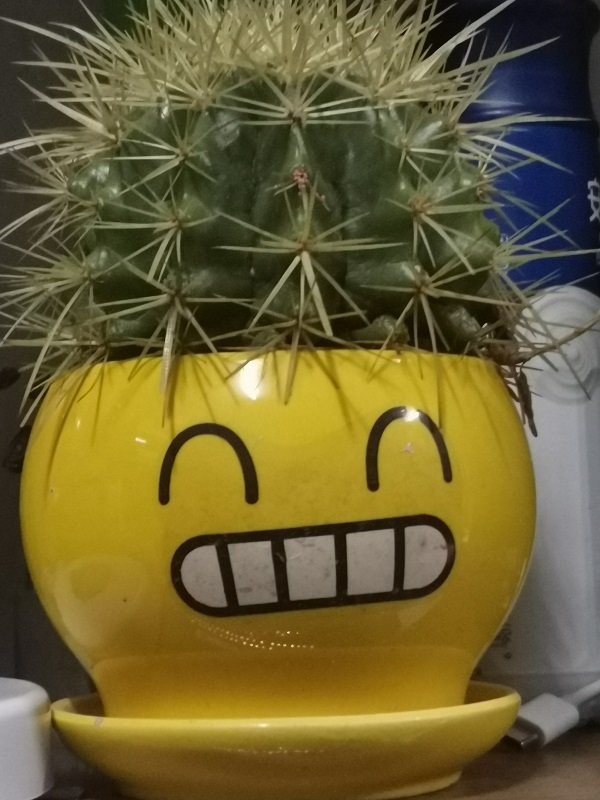
//> input picture Resources/smile.jpg, 600 x 800 px
$ ./实验二   (built with g++ and OpenCV 4)
//> lines starting //> are read from the running program, lines starting //| are printed output that depends on the picture
#include<opencv2/highgui.hpp>
#include<opencv2/imgproc.hpp>
#include<opencv2/imgcodecs.hpp>
#include<iostream>
#include<algorithm>
#include<stack>
using namespace cv;
using namespace std;
string path;
Mat img, img_gray, img_median_filter,img_average_filter;
enum class TemplateSize
{
	P3_3 = 9,
	P5_5 =25,
};

void median_filter(Mat imgScr,Mat dst);
void average_filter(Mat imgScr, Mat dst);
int main()
{
	path = "Resources/smile.jpg";
	img = imread(path);
//> img is the input picture: 800 rows x 600 cols, CV_8UC3; mean B, G, R 50.6, 96.9, 108.1
	cvtColor(img, img_gray,COLOR_BGR2GRAY);
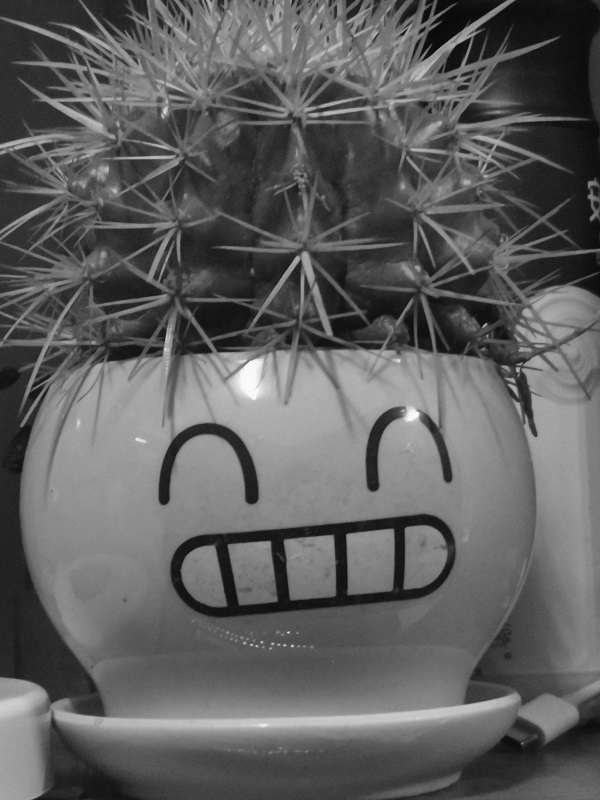
//> img_gray: 800 rows x 600 cols, CV_8UC1; min 3, max 253, mean 95
	median_filter(img_gray, img_median_filter);
	average_filter(img_gray, img_average_filter);
	return 0;
}

void median_filter(Mat imgScr, Mat dst)
{
	imgScr.copyTo(dst);

	cout << "rows:" << imgScr.rows << endl;
//| rows:800
	cout << "cols:" << imgScr.cols << endl;
//| cols:600
	cout << (int)imgScr.at<uchar>(imgScr.rows-1, imgScr.cols-1) << endl;
//| 99
	for (int i = 1; i < imgScr.rows-1; i++)
	{
		for (int j = 1; j < imgScr.cols-1; j++)
		{
			vector<int>t =
			{
				(int)imgScr.at<uchar>(i - 1,j - 1),(int)imgScr.at<uchar>(i + 0,j - 1),(int)imgScr.at<uchar>(i + 1,j - 1),
				(int)imgScr.at<uchar>(i - 1,j + 0),(int)imgScr.at<uchar>(i + 0,j + 0),(int)imgScr.at<uchar>(i + 1,j + 0),
				(int)imgScr.at<uchar>(i - 1,j + 1),(int)imgScr.at<uchar>(i + 0,j + 1),(int)imgScr.at<uchar>(i + 1,j + 1)
			};
			sort(t.begin(), t.end());
			dst.at<uchar>(i, j) = (uchar)t[4];
		}
	}

}
void average_filter(Mat imgScr, Mat dst)
{
	imgScr.copyTo(dst);

	cout << "rows:" << imgScr.rows << endl;
//| rows:800
	cout << "cols:" << imgScr.cols << endl;
//| cols:600
	cout << (int)imgScr.at<uchar>(imgScr.rows - 1, imgScr.cols - 1) << endl;
//| 99
	for (int i = 1; i < imgScr.rows - 1; i++)
	{
		for (int j = 1; j < imgScr.cols - 1; j++)
		{

			int sum =
				(int)imgScr.at<uchar>(i - 1, j - 1) + (int)imgScr.at<uchar>(i + 0, j - 1) + (int)imgScr.at<uchar>(i + 1, j - 1) +
				(int)imgScr.at<uchar>(i - 1, j + 0) + (int)imgScr.at<uchar>(i + 0, j + 0) + (int)imgScr.at<uchar>(i + 1, j + 0) +
				(int)imgScr.at<uchar>(i - 1, j + 1) + (int)imgScr.at<uchar>(i + 0, j + 1) + (int)imgScr.at<uchar>(i + 1, j + 1)
				;

			dst.at<uchar>(i, j) = (uchar)sum/9;
		}
	}
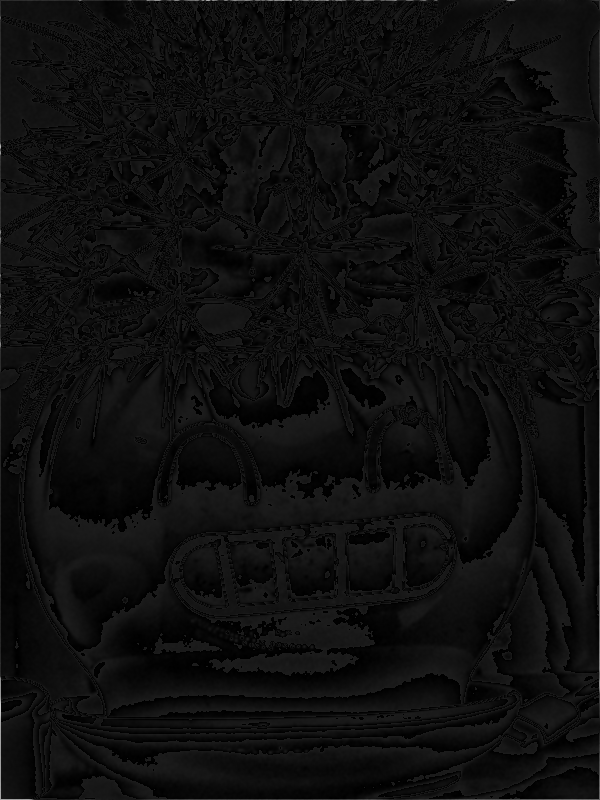
//> dst: 800 rows x 600 cols, CV_8UC1; min 0, max 206, mean 14.2


	for (int s = -(int)TemplateSize::P3_3/2; s <= (int)TemplateSize::P3_3/2; s++)
	{
		for (int e = -(int)TemplateSize::P3_3 / 2; e <= (int)TemplateSize::P3_3; e++)
		{
//> (the run ends here: the program needs code that is not available in this run, at `sum += (int)imgScr.at<uchar>(i+s, j + e);`)

$ run again, with Resources/7.jpg copied over Resources/smile.jpg
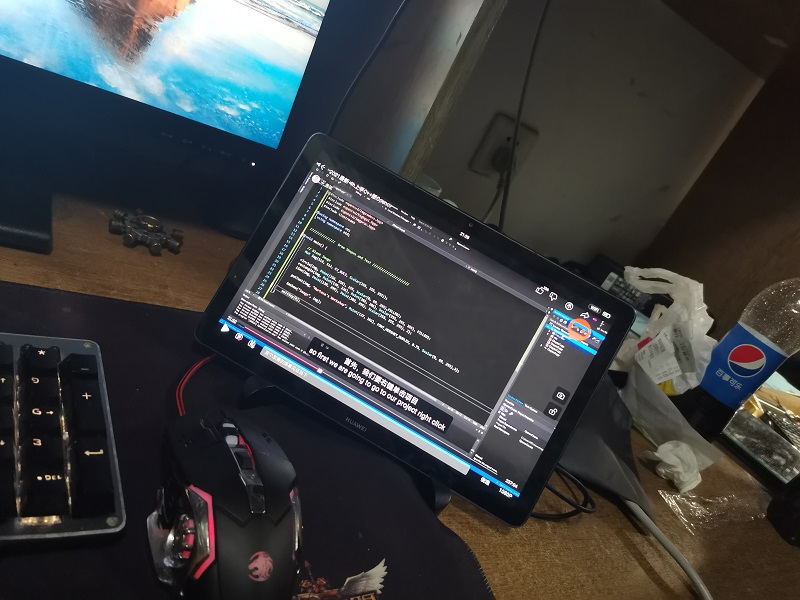
//> input picture Resources/7.jpg, 800 x 600 px
//> img is the input picture: 600 rows x 800 cols, CV_8UC3; mean B, G, R 62, 61.1, 59.3
//> in main, `cvtColor(img, img_gray,COLOR_BGR2GRAY);`:
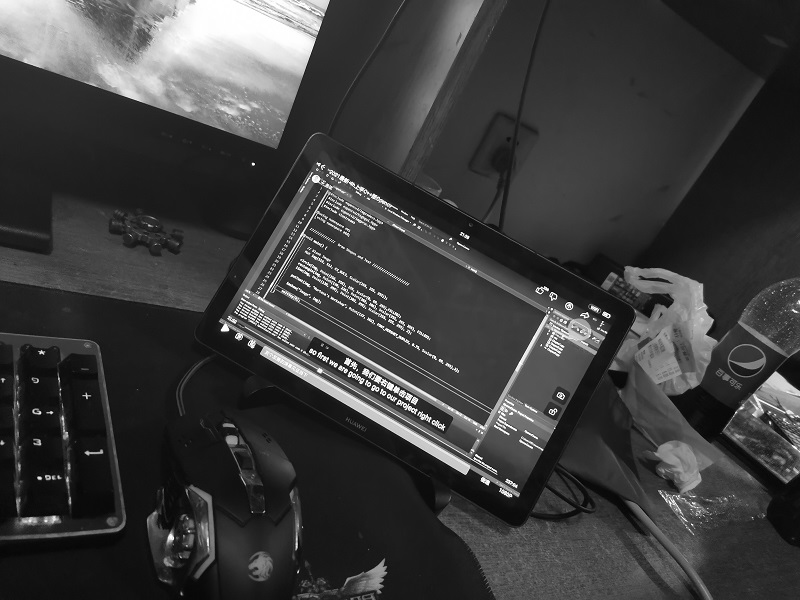
//> img_gray: 600 rows x 800 cols, CV_8UC1; min 0, max 255, mean 60.7
//| rows:600
//| cols:800
//| 42
//| rows:600
//| cols:800
//| 42
//> after the loop in average_filter, `for (int i = 1; i < imgScr.rows - 1; i++)`:
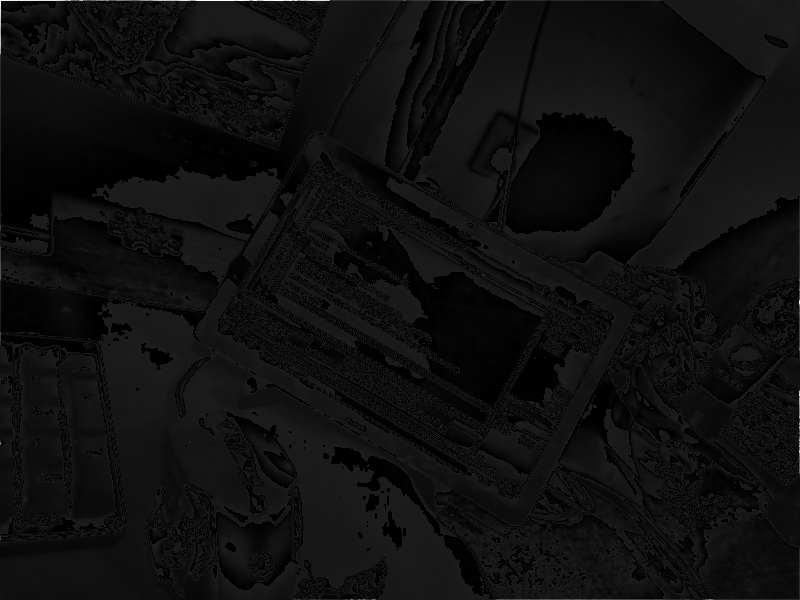
//> dst: 600 rows x 800 cols, CV_8UC1; min 0, max 255, mean 15.2

$ run again, with Resources/cards.jpg copied over Resources/smile.jpg
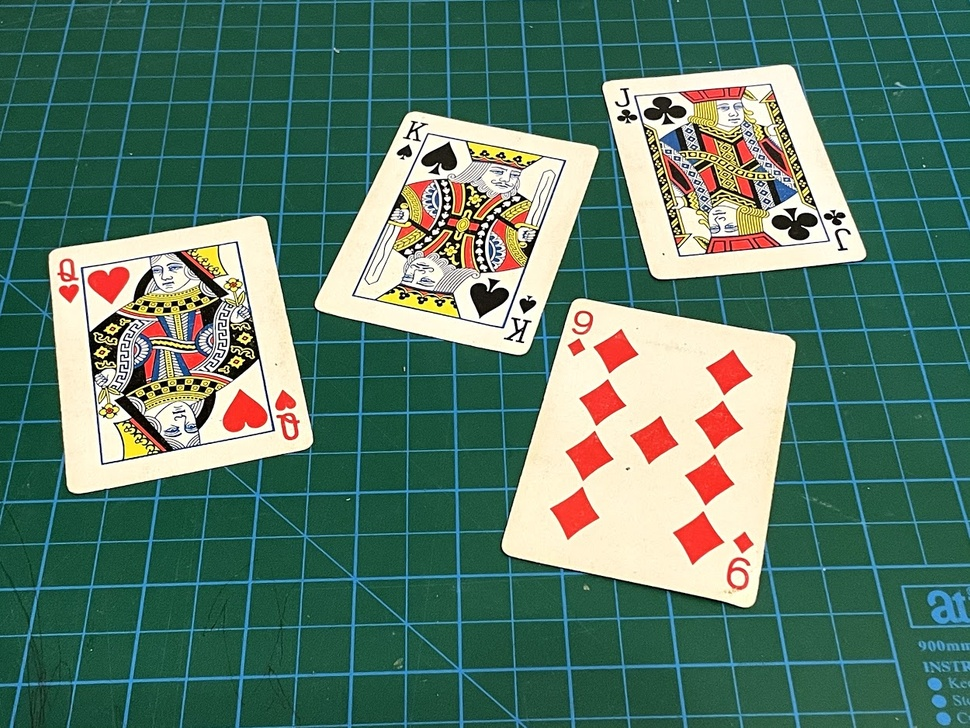
//> input picture Resources/cards.jpg, 970 x 728 px, shrunk from 1250 x 938 before the run
//> img is the input picture: 728 rows x 970 cols, CV_8UC3; mean B, G, R 104.7, 121.2, 88.9
//> in main, `cvtColor(img, img_gray,COLOR_BGR2GRAY);`:
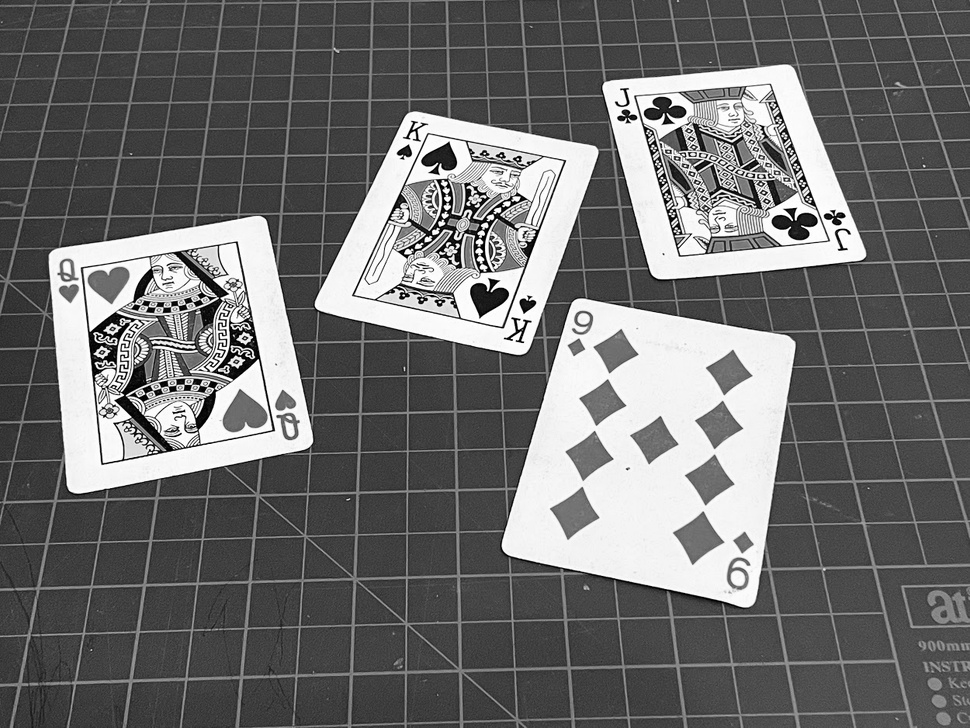
//> img_gray: 728 rows x 970 cols, CV_8UC1; min 0, max 255, mean 109.7
//| rows:728
//| cols:970
//| 84
//| rows:728
//| cols:970
//| 84
//> after the loop in average_filter, `for (int i = 1; i < imgScr.rows - 1; i++)`:
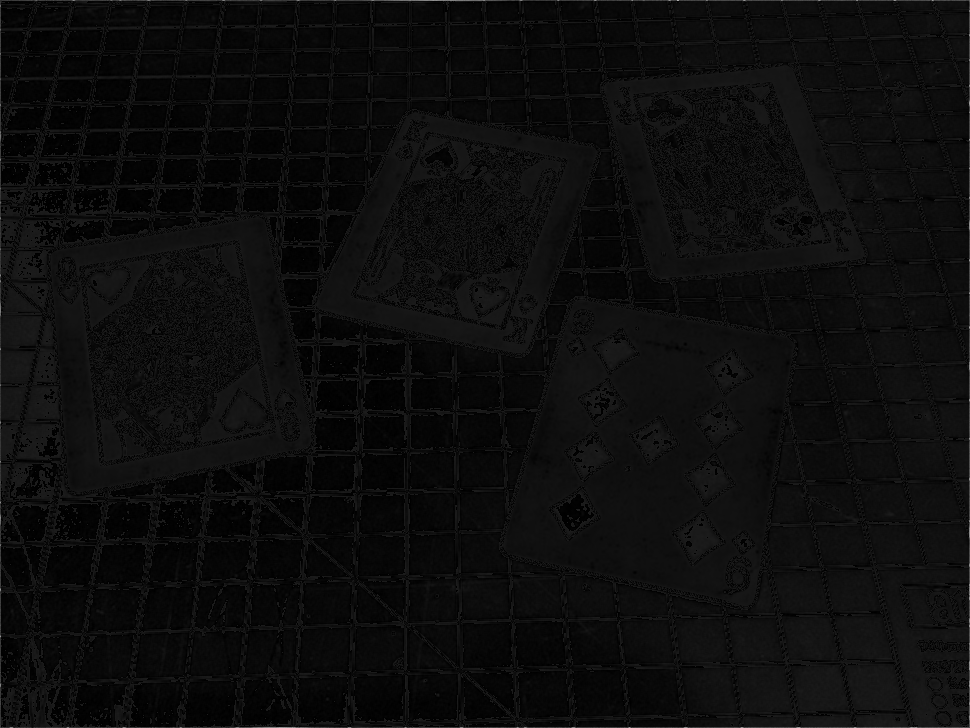
//> dst: 728 rows x 970 cols, CV_8UC1; min 0, max 180, mean 12.6
